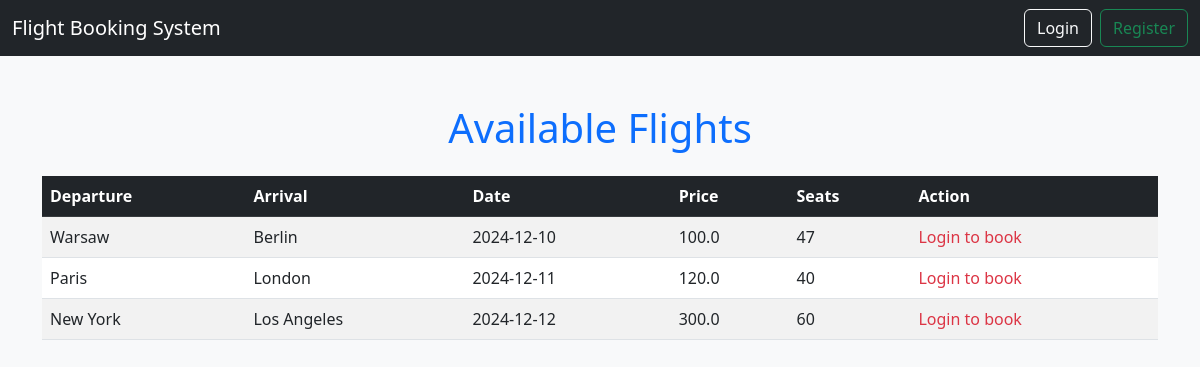
Before: / with the older database file.
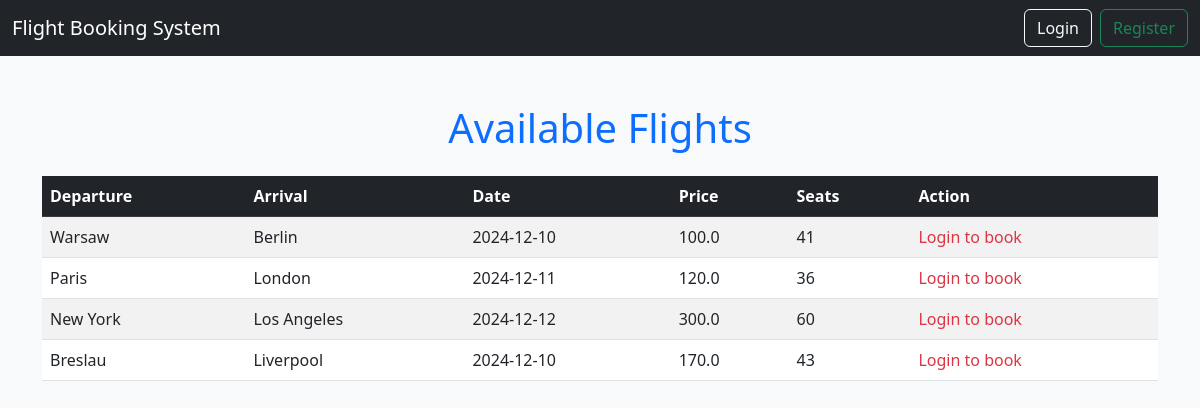
After: the same page with the newer database file.
### app.py (models this page shows)
class Flight(db.Model):
    id = db.Column(db.Integer, primary_key=True)
    departure_city = db.Column(db.String(100), nullable=False)
    arrival_city = db.Column(db.String(100), nullable=False)
    date = db.Column(db.String(100), nullable=False)
    price = db.Column(db.Float, nullable=False)
    available_seats = db.Column(db.Integer, nullable=False)

### app.py (the view)
@app.route("/")
def index():
    flights = Flight.query.all()
    return render_template("index.html", flights=flights)

### templates/index.html (shortened to what this page needs)
{% extends "base.html" %}
{% block content %}
<h1 class="text-center text-primary mb-4">Available Flights</h1>
<table class="table table-striped table-hover">
    <thead class="table-dark">
        <tr>
            <th>Departure</th>
            <th>Arrival</th>
            <th>Date</th>
            <th>Price</th>
            <th>Seats</th>
            <th>Action</th>
        </tr>
    </thead>
    <tbody>
        {% for flight in flights %}
        <tr>
            <td>{{ flight.departure_city }}</td>
            <td>{{ flight.arrival_city }}</td>
            <td>{{ flight.date }}</td>
            <td>{{ flight.price }}</td>
            <td>{{ flight.available_seats }}</td>
            <td>
                {% if current_user.is_authenticated %}
                    <a href="/book/{{ flight.id }}" class="btn btn-success btn-sm">Book</a>
                {% else %}
                    <span class="text-danger">Login to book</span>
                {% endif %}
            </td>
        </tr>
        {% endfor %}
    </tbody>
</table>
{% endblock %}

Changed rows visible on the page:
changed Flight "Warsaw": available_seats "47" → "41"
changed Flight "Paris": available_seats "40" → "36"
added Flight: departure_city "Breslau", arrival_city "Liverpool", date "2024-12-10", price "170.0", available_seats "43"
